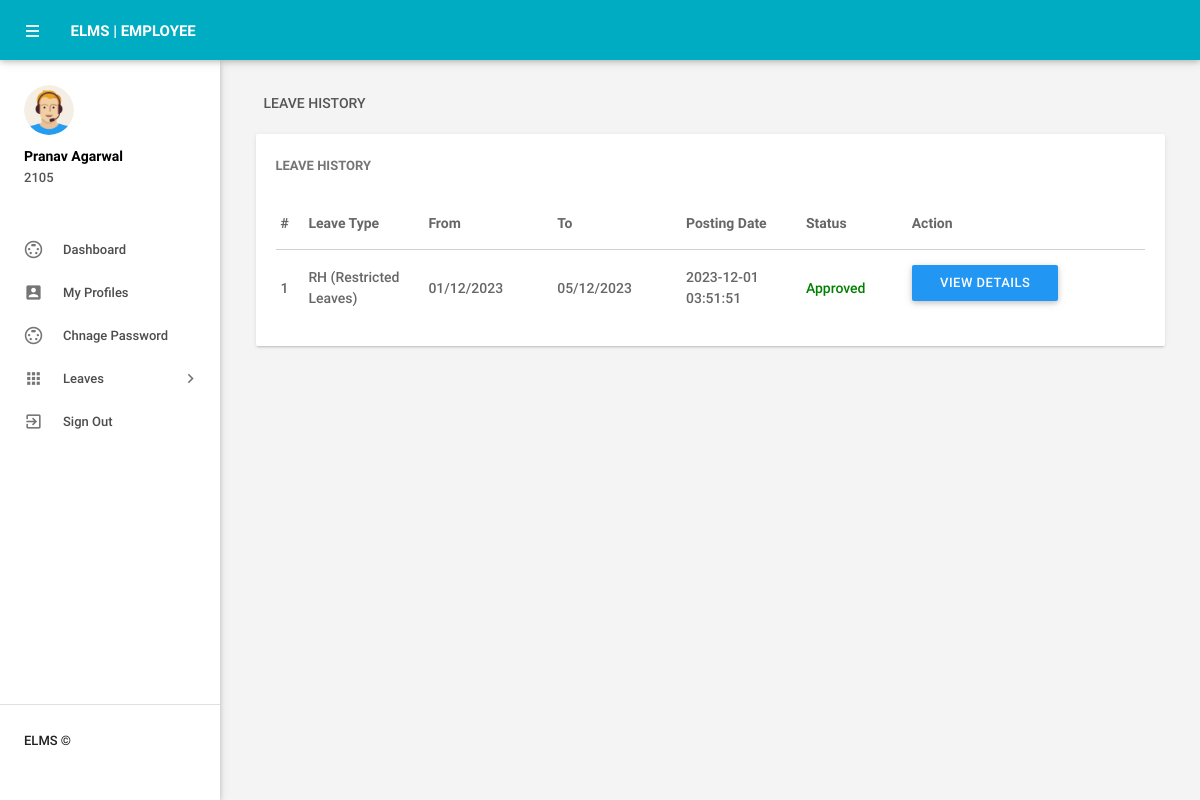
Before: /leavehistory.php (signed in) with the older database file.
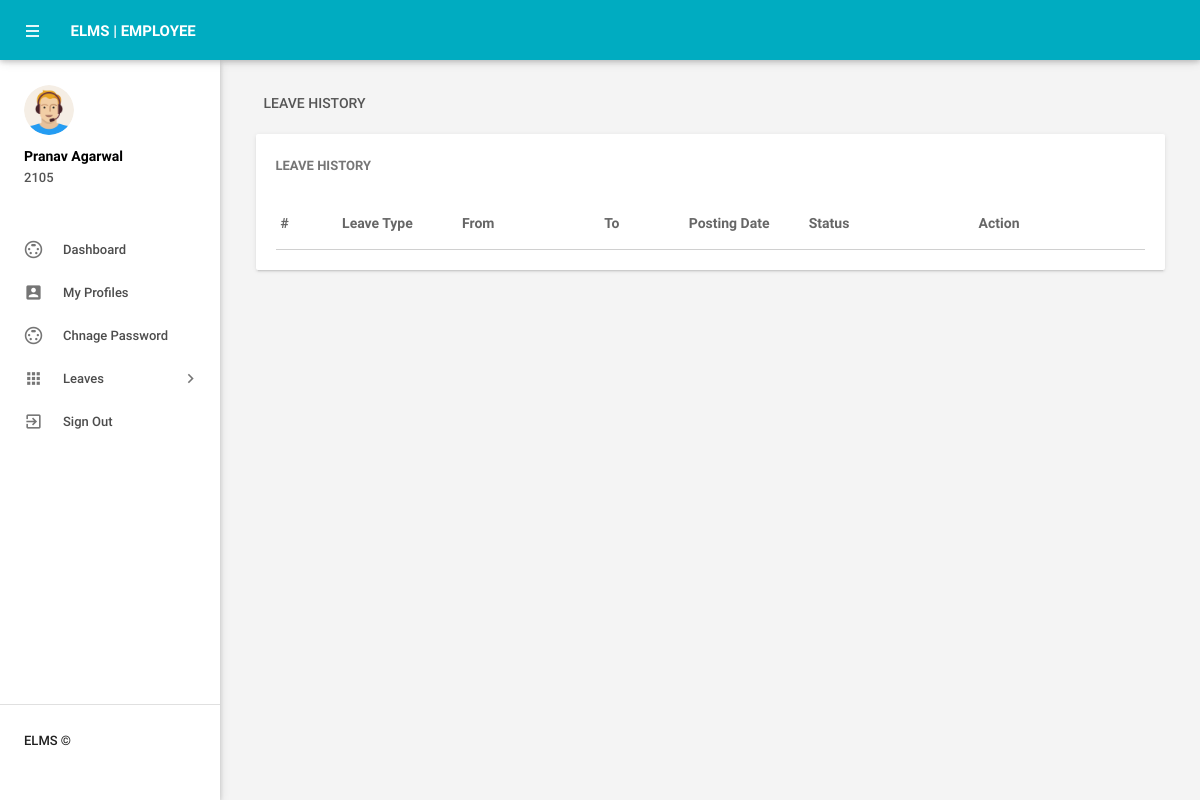
After: the same page with the newer database file.
### tables this page shows
CREATE TABLE `tblemployees` (
  `id` int(11) NOT NULL,
  `EmpId` varchar(100) NOT NULL,
  `FirstName` varchar(150) DEFAULT NULL,
  `LastName` varchar(150) DEFAULT NULL,
  `EmailId` varchar(200) DEFAULT NULL,
  `Password` varchar(180) DEFAULT NULL,
  `Gender` varchar(100) DEFAULT NULL,
  `Dob` varchar(100) DEFAULT NULL,
  `Department` varchar(255) DEFAULT NULL,
  `Address` varchar(255) DEFAULT NULL,
  `City` varchar(200) DEFAULT NULL,
  `Country` varchar(150) DEFAULT NULL,
  `Phonenumber` char(11) DEFAULT NULL,
  `Status` int(1) DEFAULT NULL,
  `RegDate` timestamp NULL DEFAULT current_timestamp()
);

CREATE TABLE `tblleaves` (
  `id` int(11) NOT NULL,
  `LeaveType` varchar(110) DEFAULT NULL,
  `ToDate` varchar(120) DEFAULT NULL,
  `FromDate` varchar(120) DEFAULT NULL,
  `Description` mediumtext DEFAULT NULL,
  `PostingDate` timestamp NULL DEFAULT current_timestamp(),
  `AdminRemark` mediumtext DEFAULT NULL,
  `AdminRemarkDate` varchar(120) DEFAULT NULL,
  `Status` int(1) DEFAULT NULL,
  `IsRead` int(1) DEFAULT NULL,
  `empid` int(11) DEFAULT NULL
);

### leavehistory.php (the view, shortened to what the changed rows need)
<?php
include('includes/config.php');
if(strlen($_SESSION['emplogin'])==0)
    {
header('location:index.php');
}
else{
 ?>
<!DOCTYPE html>
<html lang="en">
    <head>
        <link type="text/css" rel="stylesheet" href="assets/plugins/materialize/css/materialize.min.css"/>
        <link href="assets/plugins/material-preloader/css/materialPreloader.min.css" rel="stylesheet">
        <link href="assets/plugins/datatables/css/jquery.dataTables.min.css" rel="stylesheet">
        <link href="assets/css/alpha.min.css" rel="stylesheet" type="text/css"/>
        <link href="assets/css/custom.css" rel="stylesheet" type="text/css"/>
    </head>
    <body>
       <?php include('includes/header.php');?>
       <?php include('includes/sidebar.php');?>
            <main class="mn-inner">
                <div class="row">
                    <div class="col s12 m12 l12">
                        <div class="card">
                            <div class="card-content">
                                <table id="example" class="display responsive-table ">
                                    <thead>
                                        <tr>
                                            <th>#</th>
                                            <th width="120">Leave Type</th>
                                            <th>From</th>
                                            <th>To</th>
                                             <th width="120">Posting Date</th>
                                            <th>Status</th>
                                            <th>Action</th>
                                        </tr>
                                    </thead>
                                    <tbody>
<?php
$eid=$_SESSION['eid'];
$sql = "SELECT tblleaves.id as lid ,LeaveType,ToDate,FromDate,Description,PostingDate,AdminRemarkDate,AdminRemark,Status from tblleaves where empid=:eid";
$query = $dbh -> prepare($sql);
$query->bindParam(':eid',$eid,PDO::PARAM_STR);
$query->execute();
$results=$query->fetchAll(PDO::FETCH_OBJ);
$cnt=1;
if($query->rowCount() > 0)
{
foreach($results as $result)
{               ?>
                                        <tr>
                                            <td> <?php echo htmlentities($cnt);?></td>
                                            <td><?php echo htmlentities($result->LeaveType);?></td>
                                            <td><?php echo htmlentities($result->FromDate);?></td>
                                            <td><?php echo htmlentities($result->ToDate);?></td>
                                            <td><?php echo htmlentities($result->PostingDate);?></td>
                                                                                 <td><?php $stats=$result->Status;
if($stats==1){
                                             ?>
                                                 <span style="color: green">Approved</span>
                                                 <?php } if($stats==2)  { ?>
                                                <span style="color: red">Not Approved</span>
                                                 <?php } if($stats==0)  { ?>
 <span style="color: blue">Waiting for approval</span>
 <?php } ?>
                                             </td>
                                             <td>
          <a href="leave-details.php?leaveid=<?php echo htmlentities($result->lid);?>" class="waves-effect waves-light btn blue m-b-xs"  > View Details</a></td>
                                        </tr>
                                         <?php $cnt++;} }?>
                                    </tbody>
                                </table>
                            </div>
                        </div>
                    </div>
                </div>
            </main>
        </div>
    </body>
</html>
<?php } ?>

### includes/sidebar.php (shortened to what the changed rows need)
     <aside id="slide-out" class="side-nav white fixed">
                <div class="side-nav-wrapper">
                    <div class="sidebar-profile">
                        <div class="sidebar-profile-info">
                    <?php
$eid=$_SESSION['eid'];
$sql = "SELECT FirstName,LastName,EmpId from  tblemployees where id=:eid";
$query = $dbh -> prepare($sql);
$query->bindParam(':eid',$eid,PDO::PARAM_STR);
$query->execute();
$results=$query->fetchAll(PDO::FETCH_OBJ);
if($query->rowCount() > 0)
{
foreach($results as $result)
{               ?>
                                <p><?php echo htmlentities($result->FirstName." ".$result->LastName);?></p>
                                <span><?php echo htmlentities($result->EmpId)?></span>
                         <?php }} ?>
                        </div>
                    </div>
                </div>
            </aside>

Changed rows visible on the page:
removed tblleaves: LeaveType "RH (Restricted Leaves)", FromDate "01/12/2023", ToDate "05/12/2023", PostingDate "2023-12-01 03:51:51", Status "Approved"
